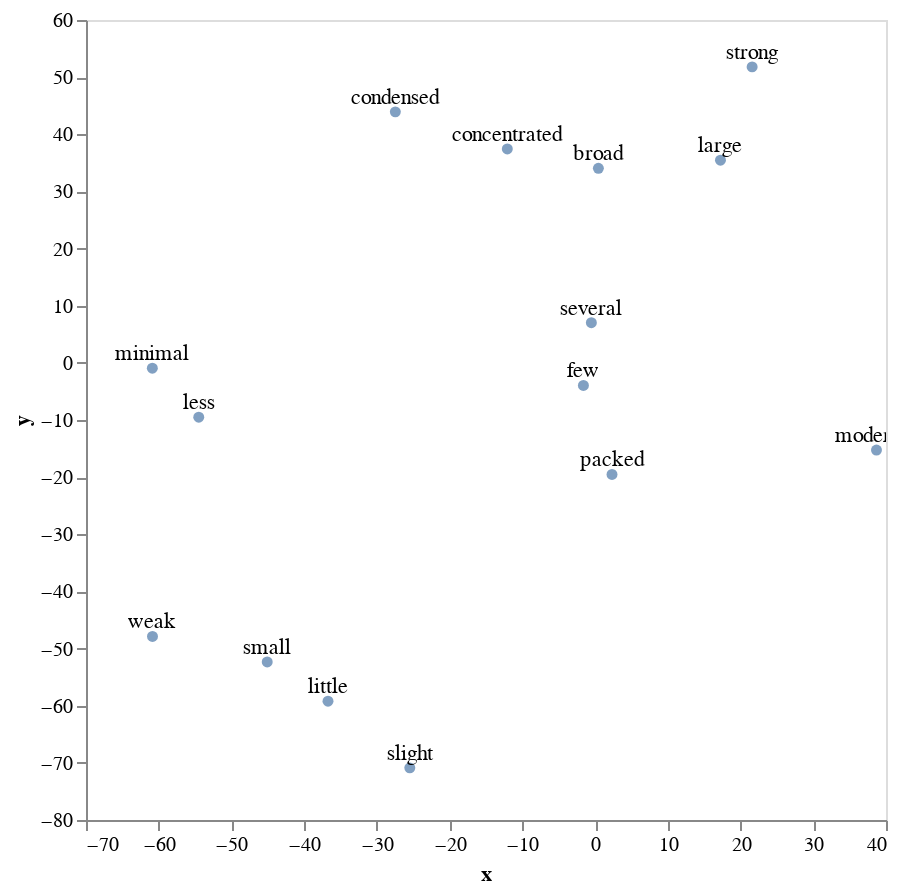

Write notebook code for a chart like this one.
### Code cell
tsne = sklearn.manifold.TSNE(n_components = 2 , 
                             learning_rate=6, perplexity=2.3, n_iter=500, early_exaggeration=120)
all_vector_matrix_2d = tsne.fit_transform(vocabs)
words = list(adjs)
splot = alt.Chart(pd.merge(pd.DataFrame(all_vector_matrix_2d,columns=['x','y']),pd.Series(words,name='words'),left_index=True,right_index=True)
         ).mark_circle().encode(
        x='x:Q',
        y='y:Q').properties(height=400,width=400)

text = splot.mark_text(
       align='center',
       baseline='bottom',
    dy=-2
).encode(
    text='words'
).interactive()
(splot+text).configure_axis(
    grid=False
)

### Figure 1 — Vega-Lite specification as saved in the notebook (floating-point values rounded to 4 significant figures)
{"$schema": "https://vega.github.io/schema/vega-lite/v3.4.0.json", "config": {"axis": {"grid": false}, "mark": {"tooltip": null}, "view": {"height": 300, "width": 400}}, "data": {"name": "data-e5bf840018ba5c151ff76405d004ed4f"}, "datasets": {"data-e5bf840018ba5c151ff76405d004ed4f": [{"words": "condensed", "x": -27.47, "y": 43.92}, {"words": "weak", "x": -60.86, "y": -47.88}, {"words": "packed", "x": 2.326, "y": -19.53}, {"words": "minimal", "x": -60.88, "y": -0.9418}, {"words": "few", "x": -1.606, "y": -3.956}, {"words": "little", "x": -36.73, "y": -59.21}, {"words": "concentrated", "x": -12.07, "y": 37.43}, {"words": "several", "x": -0.5121, "y": 7.021}, {"words": "less", "x": -54.5, "y": -9.515}, {"words": "strong", "x": 21.59, "y": 51.79}, {"words": "broad", "x": 0.4519, "y": 34.04}, {"words": "moderate", "x": 38.69, "y": -15.26}, {"words": "small", "x": -45.08, "y": -52.33}, {"words": "large", "x": 17.24, "y": 35.47}, {"words": "slight", "x": -25.48, "y": -70.87}]}, "layer": [{"encoding": {"x": {"field": "x", "type": "quantitative"}, "y": {"field": "y", "type": "quantitative"}}, "height": 400, "mark": "circle", "width": 400}, {"encoding": {"text": {"field": "words", "type": "nominal"}, "x": {"field": "x", "type": "quantitative"}, "y": {"field": "y", "type": "quantitative"}}, "height": 400, "mark": {"align": "center", "baseline": "bottom", "dy": -2, "type": "text"}, "selection": {"selector248": {"bind": "scales", "encodings": ["x", "y"], "type": "interval"}}, "width": 400}]}
